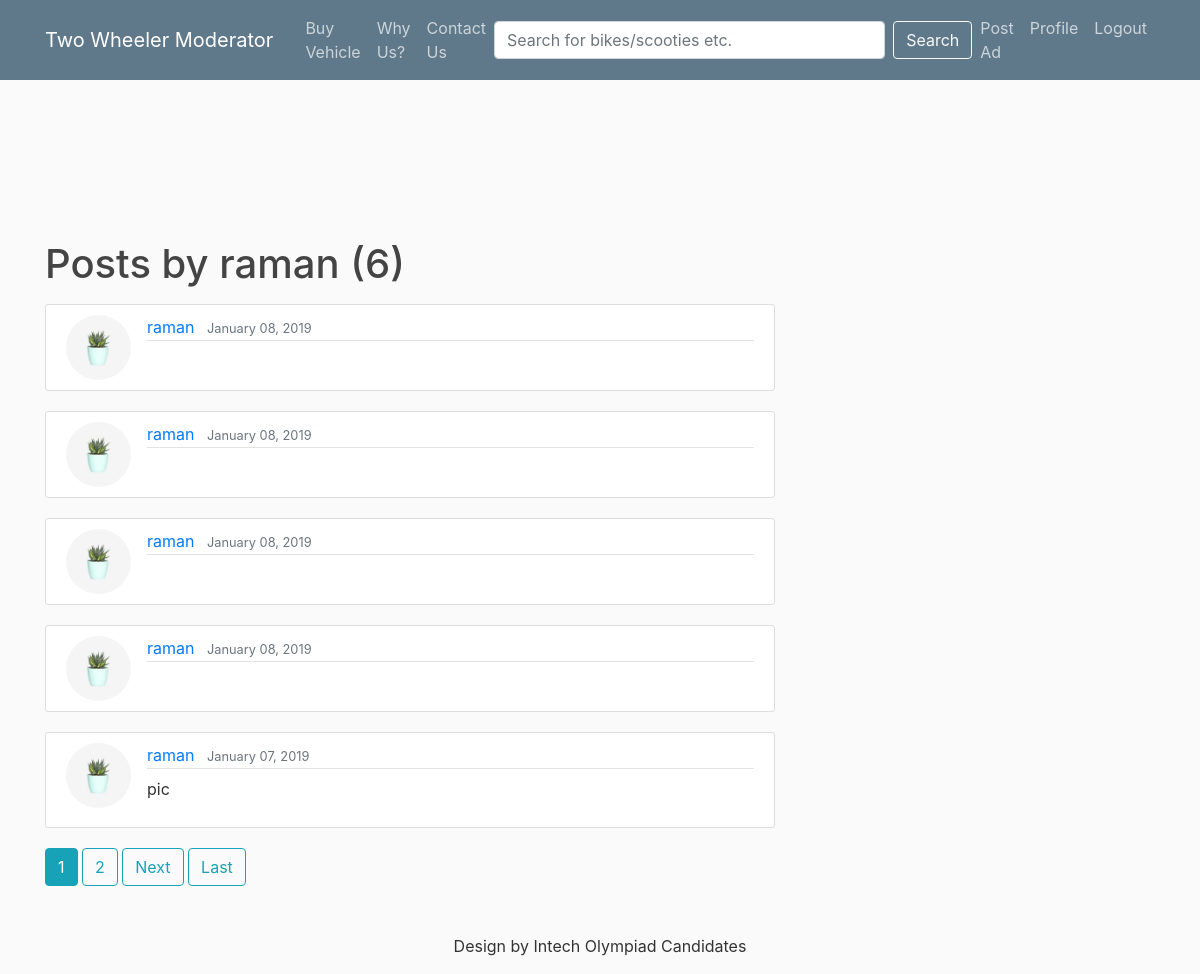
The page /user/raman (signed in) on the database its author committed.
### blog/models.py (models this page shows, shortened)
class Post(models.Model):
	vehicle_type = models.CharField(max_length=100)
	manufacturer = models.CharField(null=True, blank=True,max_length=100)
	model = models.CharField(null=True, blank=True, max_length=100)
	year_of_purchase = models.CharField(null=True, blank=True, max_length=4)
	place = models.CharField(null=True, blank=True, max_length=100)
	distance_travelled = models.CharField(null=True, blank=True, max_length=100)
	price = models.CharField(null=True, blank=True, max_length=100)
	mileage = models.CharField(null=True, blank=True, max_length=100)
	image = models.ImageField(default='default.jpg', upload_to='media')
	content = models.TextField()
	date_posted = models.DateTimeField(default=timezone.now)
	author = models.ForeignKey(User, on_delete=models.CASCADE)

### users/models.py (models this page shows, shortened)
class Profile(models.Model):
    user = models.OneToOneField(User, on_delete=models.CASCADE)
    image = models.ImageField(default='default.jpg', upload_to='profile_pics')

### blog/views.py (the view)
# urls.py: path('user/<str:username>', UserPostListView.as_view(), name='user-posts'),
class UserPostListView(ListView):
    model = Post
    template_name = 'blog/user_posts.html'  # <app>/<model>_<viewtype>.html
    context_object_name = 'posts'
    paginate_by = 5
    def get_queryset(self):
        user = get_object_or_404(User, username=self.kwargs.get('username'))
        return Post.objects.filter(author=user).order_by('-date_posted')

### blog/templates/blog/user_posts.html (shortened to what this page needs)
{% extends "blog/base.html" %}
{% block content %}
    <h1 class="mb-3">Posts by {{ view.kwargs.username }} ({{ page_obj.paginator.count }})</h1>
    {% for post in posts %}
        <article class="media content-section">
          <img class="rounded-circle article-img" src="{{ post.author.profile.image.url }}">
          <div class="media-body">
            <div class="article-metadata">
              <a class="mr-2" href="{% url 'user-posts' post.author.username %}">{{ post.author }}</a>
              <small class="text-muted">{{ post.date_posted|date:"F d, Y" }}</small>
            </div>
            <p class="article-content">{{ post.content }}</p>
          </div>
        </article>
    {% endfor %}
    {% if is_paginated %}
      {% for num in page_obj.paginator.page_range %}
        {% if page_obj.number == num %}
          <a class="btn btn-info mb-4" href="?page={{ num }}">{{ num }}</a>
        {% elif num > page_obj.number|add:'-3' and num < page_obj.number|add:'3' %}
          <a class="btn btn-outline-info mb-4" href="?page={{ num }}">{{ num }}</a>
        {% endif %}
      {% endfor %}
      {% if page_obj.has_next %}
        <a class="btn btn-outline-info mb-4" href="?page={{ page_obj.next_page_number }}">Next</a>
        <a class="btn btn-outline-info mb-4" href="?page={{ page_obj.paginator.num_pages }}">Last</a>
      {% endif %}
    {% endif %}
{% endblock content %}

### blog/static/blog/main.css (style rules this page uses)
body { background: #fafafa; color: #333333; margin-top: 15rem; }
h1, h2, h3, h4, h5, h6 { color: #444444; }
.content-section { background: #ffffff; padding: 10px 20px; border: 1px solid #dddddd; border-radius: 3px; margin-bottom: 20px; }
.article-content { white-space: pre-line; }
.article-img { height: 65px; width: 65px; margin-right: 16px; }
.article-metadata { padding-bottom: 1px; margin-bottom: 4px; border-bottom: 1px solid #e3e3e3 }

### rows shown on the page
Post: author.profile.image (picture), author "raman", date_posted "January 08, 2019"
Post: author.profile.image (picture), author "raman", date_posted "January 08, 2019"
Post: author.profile.image (picture), author "raman", date_posted "January 08, 2019"
Post: author.profile.image (picture), author "raman", date_posted "January 08, 2019"
Post: author.profile.image (picture), author "raman", date_posted "January 07, 2019", content "pic"

### other values the page prints
{{ view.kwargs.username }} "raman"
{{ page_obj.paginator.count }} "6"
{{ num }} "1"
{{ num }} "2"
